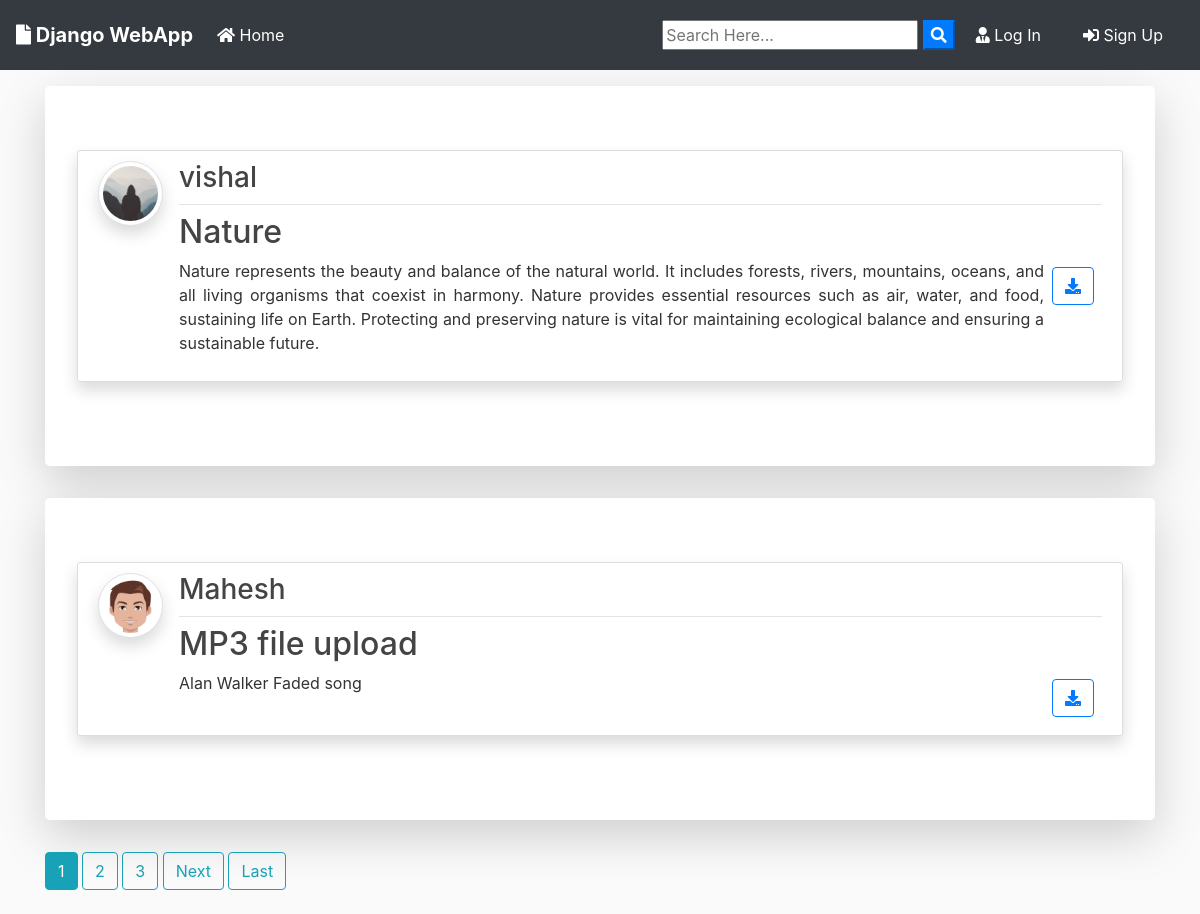
The page / on the database its author committed.
### blog/models.py (models this page shows, shortened)
class Post(models.Model):
	title = models.CharField(max_length=100)
	file = models.FileField(null=True,blank=True,upload_to='Files')
	content = models.TextField()
	date_posted = models.DateTimeField(default=timezone.now)
	author = models.ForeignKey(User, on_delete=models.CASCADE)

### users/models.py (models this page shows, shortened)
class Profile(models.Model):
    user = models.OneToOneField(User, on_delete=models.CASCADE)
    image = models.ImageField(default='default.jpg', upload_to='profile_pics')

### blog/views.py (the view)
# urls.py: path('', PostListView.as_view(), name='blog-home'),
class PostListView(ListView):
    model = Post
    template_name = 'blog/home.html'  # <app>/<model>_<viewtype>.html
    context_object_name = 'posts'
    ordering = ['-date_posted']
    paginate_by = 2

### blog/templates/blog/home.html (shortened to what this page needs)
{% extends "blog/base.html" %}
{% block content %}
    {% for post in posts %}
      <div class="jumbotron mt-3 bg-white shadow-lg">
      <article class="media content-section shadow">
        <a href="{{ post.author.profile.image.url }} " target="_blank"> <img src="{{ post.author.profile.image.url }}  " alt="" class="article-img rounded-circle img-thumbnail img-fluid shadow">
        </a>
        <div class="media-body">
          <div class="article-metadata d-flex justify-content-between">
            <a class="mr-2 " href="{% url 'user-posts' post.author.username  %}"><h3>{{ post.author }}</h3></a>
          </div>
          <h2><a class="article-title text-justify " href="{% url 'post-detail' post.id %}">{{ post.title }}</a></h2>
          <div class="d-flex justify-content-between">
            <p class="article-content text-justify text-truncate overflow-hidden">{{ post.content }}</p>
            {% if post.file %}
          <div class="form-group mt-0 pt-0  m-2">
            <a class="btn btn-outline-primary  btn-d "  href="{{ post.file.url }}"  download type="submit"><i class="fas fa-download"></i></a>
          </div>
          {% endif %}
          </div>
        </div>
      </article>
      </div>
    {% endfor %}
    {% if is_paginated %}
      {% for num in page_obj.paginator.page_range %}
        {% if page_obj.number == num %}
          <a class="btn btn-info mb-4" href="?page={{ num }}">{{ num }}</a>
        {% elif num > page_obj.number|add:'-3' and num < page_obj.number|add:'3' %}
          <a class="btn btn-outline-info mb-4" href="?page={{ num }}">{{ num }}</a>
        {% endif %}
      {% endfor %}
      {% if page_obj.has_next %}
        <a class="btn btn-outline-info mb-4" href="?page={{ page_obj.next_page_number }}">Next</a>
        <a class="btn btn-outline-info mb-4" href="?page={{ page_obj.paginator.num_pages }}">Last</a>
      {% endif %}
    {% endif %}
{% endblock content %}

### blog/static/blog/main.css (style rules this page uses)
body { background: #fafafa; color: #333333; margin-top: 0; }
h1, h2, h3, h4, h5, h6 { color: #444444; }
.content-section { background: #ffffff; padding: 10px 20px; border: 1px solid #dddddd; border-radius: 3px; margin-bottom: 20px; }
.article-title { color: #444444; }
.article-content { white-space: pre-line; }
.article-img { height: 65px; width: 65px; margin-right: 16px; }
.article-metadata { padding-bottom: 1px; margin-bottom: 4px; border-bottom: 1px solid #e3e3e3 }

### rows shown on the page
Post: author.profile.image (placeholder picture), author "vishal", title "Nature", content "Nature represents the beauty and balance of the natural world. It includes forests, rivers, mountains, oceans, and all living organisms that coexist in harmony. Nature provides essential resources such as air, water, and food, sustaining life on Earth. Protecting and preserving nature is vital for maintaining ecological balance and ensuring a sustainable future."
Post: author.profile.image (picture), author "Mahesh", title "MP3 file upload", content "Alan Walker Faded song"

### other values the page prints
{{ num }} "1"
{{ num }} "2" "3"
